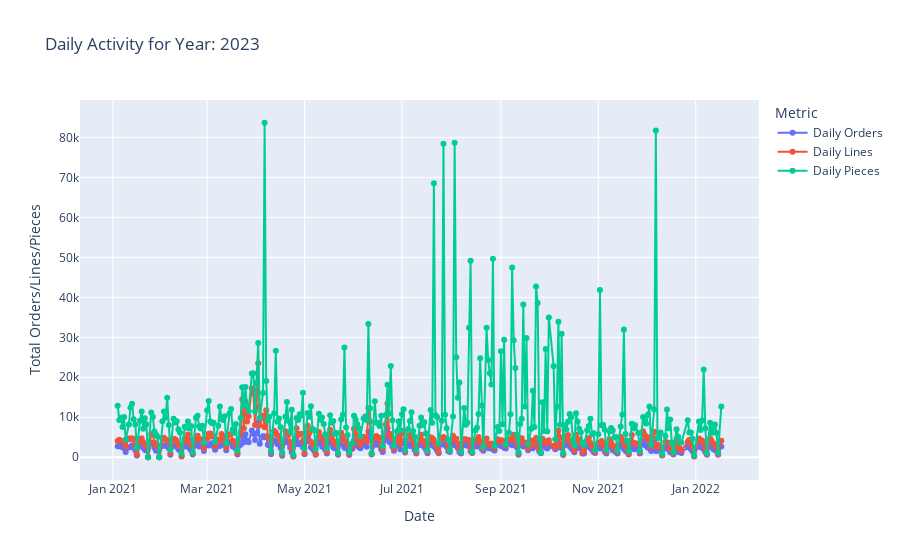

Notebook cell for this chart:
### Code cell
plot_daily_activity(daily_activity)

### Figure 1 — Plotly figure (JSON) as saved in the notebook; plotly's stock layout.template omitted (floating-point values rounded to 4 significant figures; data arrays with more than 128 entries replaced by an {"elided": "..."} marker saying what was removed)
{"data": [{"hoverinfo": "text", "mode": "lines+markers", "name": "Daily Orders", "text": {"elided": "324 str values"}, "type": "scatter", "x": {"elided": "324 str values"}, "y": {"elided": "324 int values"}}, {"hoverinfo": "text", "mode": "lines+markers", "name": "Daily Lines", "text": {"elided": "324 str values"}, "type": "scatter", "x": {"elided": "324 str values"}, "y": {"elided": "324 int values"}}, {"hoverinfo": "text", "mode": "lines+markers", "name": "Daily Pieces", "text": {"elided": "324 str values"}, "type": "scatter", "x": {"elided": "324 str values"}, "y": {"elided": "324 int values"}}], "layout": {"hovermode": "closest", "legend": {"title": {"text": "Metric"}}, "title": {"text": "Daily Activity for Year: 2023"}, "xaxis": {"title": {"text": "Date"}}, "yaxis": {"title": {"text": "Total Orders/Lines/Pieces"}}}}
